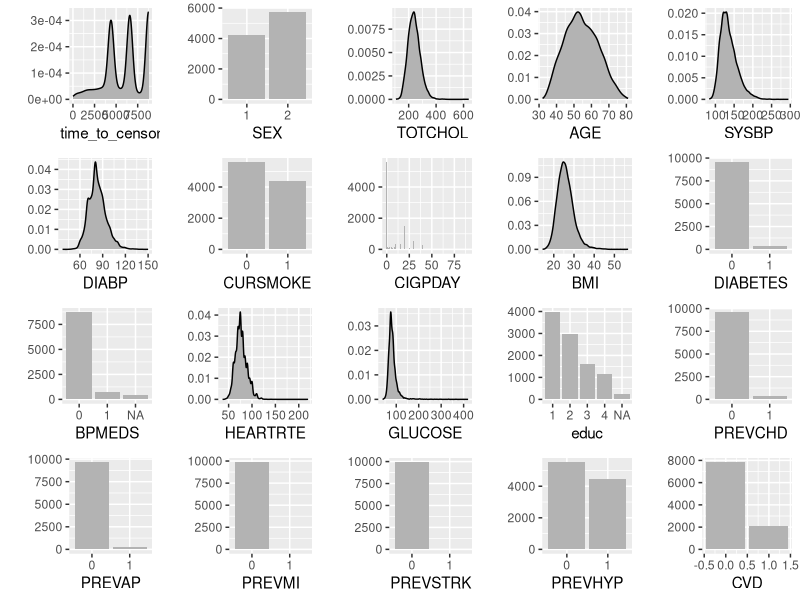

Here is the R script that generated this plot: (Note: this script raises an error after producing the figure.)
library(ggplot2)
library(tibble)
library(broom)
library(splines)
library(readr)
library(skimr)
library(dplyr)
library(rlang)
library(hexbin)

set.seed(8088)
framingham_raw <- read.csv("training_data.csv") |>
    as_tibble() |>
    mutate_at(
        c("SEX", "CURSMOKE", "DIABETES", "BPMEDS", "educ", "PREVCHD", "PREVAP", "PREVMI", "PREVSTRK",
          "PREVHYP", "PERIOD", "DEATH", "ANGINA", "HOSPMI", "MI_FCHD", "ANYCHD", "STROKE", "HYPERTEN"),
        as.ordered
    ) |>
    mutate(X=NULL)


# Framingham is ordered so that lower RANDIDs come first, and when there are
# multiple rows for the same RANDID, the earlier checkups come first.
# This is evidenced by the below check.
all(arrange(framingham_raw[,c("RANDID","TIME")]) == framingham_raw[,c("RANDID","TIME")])

# Thankfully noone attended more than three examinations.
max(table(framingham_raw[,"RANDID"]))

# This shows that if a CVD event happened to a person, then the CVD col is 1 for
# all rows corresponding to that person, so we have to do some work to figure out
# when the event happened relative to the various checkups. An observation after an event
# happened cannot be used to predict that event.
all((framingham_raw |> select(RANDID, CVD) |> mutate(eq=max(CVD) == min(CVD), .by=RANDID))$eq)

# ctc = check_time_consistency
ctc <- function(max, col) {
    (col == max | col == -1)
}

# I want to figure out for each checkup how long that person was observed for
# afterwards. The study ended after 8766 days, so it can be that at most. But for
# the events that didn't happen to a person, the corresponding time-to-event columns
# contain the time at which the study lost contact to that person, i.e. how long that
# person was observed for. I'd like to use that to determine a more accurate censoring
# date for each person.
# First we create a tibble to use for some sanity checks:
time_checking <- framingham_raw |>
    mutate(
        # We make copies of the time columns where
        # they're now set to the invalid time -1 when
        # the event happened.
        timeap   = ifelse(ANGINA   == 1, -1, TIMEAP),
        timemi   = ifelse(HOSPMI   == 1, -1, TIMEMI),
        timemifc = ifelse(MI_FCHD  == 1, -1, TIMEMIFC),
        timechd  = ifelse(ANYCHD   == 1, -1, TIMECHD),
        timestrk = ifelse(STROKE   == 1, -1, TIMESTRK),
        timecvd  = ifelse(CVD      == 1, -1, TIMECVD),
        timedth  = ifelse(DEATH    == 1, -1, TIMEDTH),
        timehyp  = ifelse(HYPERTEN == 1, -1, TIMEHYP),
        # We use these to find the maximum time recorded
        # in any of those columns in each row. The timedth column
        # is added separately because, as we will see, it doesn't
        # behave well.
        max = pmax(
            timeap,
            timemi,
            timemifc,
            timechd,
            timestrk,
            timecvd,
            timehyp),
        maxd = pmax(max, timedth),
        # We now check that all of those columns are either equal to the max in that row,
        # or equal to -1 (which means that the event happened and we want to disregard
        # that row in that column). If any column anywhere has a different value than
        # either of those, something is wrong with our assumption that time-to-event columns
        # don't record the time until the study lost contact with that person when their event
        # didn't happen.
        check = ctc(max, timeap) &
            ctc(max, timemi) &
            ctc(max, timemifc) &
            ctc(max, timechd) &
            ctc(max, timestrk) &
            ctc(max, timecvd) &
            ctc(max, timehyp),
        checkd = ctc(max, timeap) &
            ctc(max, timemi) &
            ctc(max, timemifc) &
            ctc(max, timechd) &
            ctc(max, timestrk) &
            ctc(max, timecvd) &
            ctc(max, timedth) &
            ctc(max, timehyp)
    ) |>
    select(RANDID, DEATH,
           timeap, timemi, timemifc, timechd, timestrk, timecvd, timedth, timehyp,
           max, maxd, check, checkd
    )

# We see that there are 68 rows where our assumption didn't hold.
time_checking |> filter(!checkd) |> nrow()

# But examining this printout we see that it's always because TIMEDTH was set to
# 8766, the end of the study. That's why we handled that separately above.
print(time_checking |> filter(!checkd) |> distinct(RANDID, .keep_all=TRUE), n=100)

# If we don't include TIMEDTH we see that 0 rows break our assumption.
time_checking |> filter(!check) |> nrow()

# We also check that for each person, the time until lost contact recorded in the
# time-to-event columns are the same for the different observations.
(time_checking |> mutate(id_check=n_distinct(max) == 1, .by=RANDID))$id_check |> all()

# Using the above approach we add columns containing the accurate time until censor
# as well as the time until a CVD event happens
framingham_all <- framingham_raw |>
    mutate(
        timeap   = ifelse(ANGINA   == 1, -1, TIMEAP),
        timemi   = ifelse(HOSPMI   == 1, -1, TIMEMI),
        timemifc = ifelse(MI_FCHD  == 1, -1, TIMEMIFC),
        timechd  = ifelse(ANYCHD   == 1, -1, TIMECHD),
        timestrk = ifelse(STROKE   == 1, -1, TIMESTRK),
        timecvd  = ifelse(CVD      == 1, -1, TIMECVD),
        timehyp  = ifelse(HYPERTEN == 1, -1, TIMEHYP),
        max      = pmax(timeap, timemi, timemifc, timechd, timestrk, timecvd, timehyp),
        ## if max == -1 then all of the time-to-event cols had the event happen.
        ## In that case we use TIMEDTH instead, since it contains the time of last contact
        ## with some person (or maybe a larger value as we saw above, but it's still our
        ## best guess) if the person didnt die, and also if the person did die.
        time_to_cvd    = TIMECVD-TIME,
        time_censor    = ifelse(max == -1, TIMEDTH, max),
        time_to_censor = time_censor-TIME,
        .after=RANDID
    ) |>
    subset(select=-c(max, timeap, timemi, timemifc, timechd, timestrk, timecvd, timehyp))


# We can now remove all observations that occur after the CVD event happened and all observations
# where the person was never seen again. We also remove all columns that we don't want as predictors.
framingham <- framingham_all |>
    ## Should this be < or <=? There are rows with equality but all except two are on day 0.
    filter(time_to_cvd >= 0, time_to_censor > 0) |>
    subset(select=-c(
                       ## RANDID shouldn't be a predictor.
                       RANDID,
                       ## These have too many missing values because they were only
                       ## tested for at the last checkup.
                       HDLC, LDLC,
                       ## These have played their role and should not be used to predict
                       time_censor, time_to_cvd, TIME, PERIOD,
                       # We cannot use future events to predict
                       ANGINA, HOSPMI, MI_FCHD,  ANYCHD,  STROKE,            DEATH,   HYPERTEN,
                       TIMEAP, TIMEMI, TIMEMIFC, TIMECHD, TIMESTRK, TIMECVD, TIMEDTH, TIMEHYP)
           )


# The following expression tells us that over half of the observations
# are in the second and third checkups, so it would be a shame to have to
# throw all that away.
table(framingham_all$PERIOD)


# Issues to look out for:
# - Extreme observations and potential outliers
# - Missing values
# - Skewness or asymmetry of marginal distributions
# - collinearity of predictors

fill = gray(0.7)

# Plot the marginal distribution of a column
marginal_plot <- function(col) {
    if (is.factor(framingham[[col]]) | col == "CVD" | col == "CIGPDAY") {
        plot <- ggplot(data=framingham) +
            aes_string(col) +
            xlab(col) +
            ylab("") +
            geom_bar(fill=fill)
    } else {
        data <- framingham
        plot <- ggplot(data=data) +
            aes_string(col) +
            xlab(col) +
            ylab("") +
            geom_density(fill=fill)
    }
    plot
}

tmp <- lapply(names(framingham), marginal_plot)
do.call(gridExtra::grid.arrange, c(tmp, ncol=5))


# Taken from the book chapter 3
ggally_hexbin <- function(data, mapping, ...) {
    ggplot(data, mapping) + stat_binhex(...)
}


# We see that SYSBP and DIABP are the most correlated with a Corr score of 0.722.
# We see a single outlier for HEARTRTE, four for TOTCHOL, maybe some for SYSBP?
# So we should maybe pick DIABP over it?
# CIGPDAY and educ are very skewed, as are most of the binary factors.
# Should we make groupings for CIGPDAY?
# Should we make groupings for time_to_censor? four of them?
GGally::ggpairs(
            framingham,
            columns = c("AGE", "time_to_censor", "TOTCHOL", "SYSBP",
                        "DIABP", "CIGPDAY", "BMI", "HEARTRTE", "GLUCOSE"),
            lower   = list(continuous = GGally::wrap("hexbin", bins=20)),
            diag = list(continuous = "blankDiag")
        )


cp <- cor(
    data.matrix(framingham),
    use    = "complete.obs",
    method = "spearman"
)
corrplot::corrplot(
              cp,
              diag    = FALSE,
              order   = "hclust",
              addrect = 14,
              tl.srt  = 45,
              tl.col  = "black",
              tl.cex  = 0.8
          )


# Plot the density of variables when cvd == 0 and when cvd == 1
plot_density_cvd <- function(col, data=framingham) {
    ggplot(data) +
        facet_grid(. ~ CVD, label=label_both) +
        aes_string(col) +
        geom_density(fill=fill)
}

numeric_names <- names(framingham)[!sapply(framingham, is.factor) &
                                   names(framingham) != "CVD"]

# Interestingly, the time_to_censor is more spread out
# for the cases where the person did get CVD. People
# who get CVD are more likely to go no-contact with the
# study? Do they die?
do.call(gridExtra::grid.arrange, c(lapply(numeric_names, plot_density_cvd), ncol=3))

